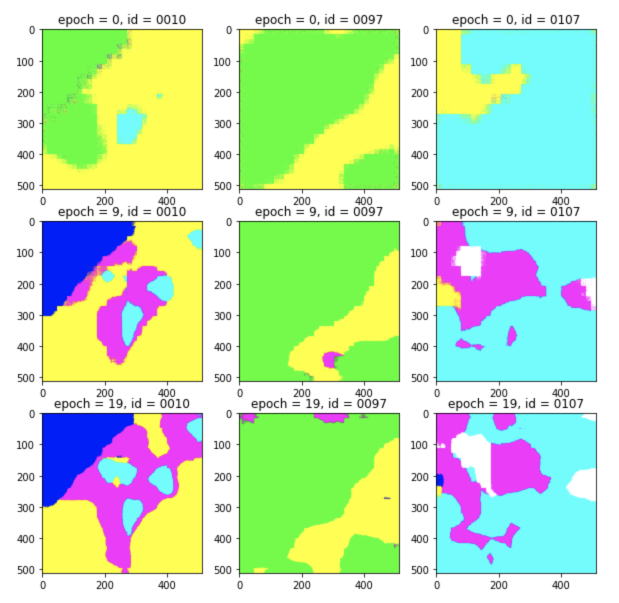
#> input picture hw2/baseline.png, 1238 x 1206 px (shown at 1/2 size)
$ python viz_mask.py --img_path baseline.png   (older library calls are emulated)
#> lines starting #> are read from the running program, lines starting #| are printed output that depends on the picture; pictures that were not available may be replaced by others from this repository, and a replacement may not be noted
#> further down, img is the input picture: shape (1206, 1238, 4); mean R, G, B, A 193.2, 227.1, 185.1, 255
import os
import argparse
import scipy.misc
import scipy.ndimage
import scipy.misc

import numpy as np

from matplotlib import colors as mcolors

voc_cls = {'urban':0,
           'rangeland': 2,
           'forest':3,
           'unknown':6,
           'barreb land':5,
           'Agriculture land':1,
           'water':4}
cls_color = {
    0:  [0, 255, 255],
    1:  [255, 255, 0],
    2:  [255, 0, 255],
    3:  [0, 255, 0],
    4:  [0, 0, 255],
    5:  [255, 255, 255],
    6: [0, 0, 0],
}
def mask_edge_detection(mask, edge_width):
    h = mask.shape[0]
    w = mask.shape[1]

    edge_mask = np.zeros((h,w))

    for i in range(h):
        for j in range(1,w):
            j_prev = j - 1
            # horizantal #
            if not mask[i][j] == mask[i][j_prev]: # horizontal
                if mask[i][j]==1: # 0 -> 1
                    edge_mask[i][j] = 1
                    for add in range(1,edge_width):
                        if j + add < w and mask[i][j+add] == 1:
                            edge_mask[i][j+add] = 1


                else : # 1 -> 0
                    edge_mask[i][j_prev] = 1
                    for minus in range(1,edge_width):
                        if j_prev - minus >= 0 and mask[i][j_prev - minus] == 1:
                            edge_mask[i][j_prev - minus] = 1
            # vertical #
            if not i == 0 :
                i_prev = i - 1
                if not mask[i][j] == mask[i_prev][j]:
                    if mask[i][j]==1: # 0 -> 1
                        edge_mask[i][j] = 1
                        for add in range(1,edge_width):
                            if i + add < h and mask[i+add][j] == 1:
                                edge_mask[i+add][j] = 1
                    else : # 1 -> 0
                        edge_mask[i_prev][j] = 1
                        for minus in range(1,edge_width):
                            if i_prev - minus >= 0 and mask[i_prev-minus][j] == 1:
                                edge_mask[i_prev-minus][j] == 1
    return edge_mask

def viz_data(im, seg, color, inner_alpha = 0.3, edge_alpha = 1, edge_width = 5):

    edge = mask_edge_detection(seg, edge_width)

    color_mask = np.zeros((edge.shape[0]*edge.shape[1], 3))
    l_loc = np.where(seg.flatten() == 1)[0]
    color_mask[l_loc, : ] = color
    color_mask = np.reshape(color_mask, im.shape)
    mask = np.concatenate((seg[:,:,np.newaxis],seg[:,:,np.newaxis],seg[:,:,np.newaxis]), axis = -1)

    color_edge = np.zeros((edge.shape[0]*edge.shape[1], 3))
    l_col = np.where(edge.flatten() == 1)[0]
    color_edge[l_col,:] = color
    color_edge = np.reshape(color_edge, im.shape)
    edge = np.concatenate((edge[:,:,np.newaxis],edge[:,:,np.newaxis],edge[:,:,np.newaxis]), axis = -1)


    im_new = im*(1-mask) + im*mask*(1-inner_alpha) + color_mask * inner_alpha
    im_new =  im_new*(1-edge) + im_new*edge*(1-edge_alpha) + color_edge*edge_alpha

    return im_new

def arg_parse():
    parser = argparse.ArgumentParser(description='Tools to visualize semantic segmentation map.')

    # Datasets parameters
    parser.add_argument('--img_path', type=str, default='',
                    help="path to RGB image")
    parser.add_argument('--seg_path', type=str, default='',
                    help="path to seg")

    args = parser.parse_args()

    return args

def read_masks(seg, shape):
#> called with shape = (1206, 1238, 4)
    masks = np.zeros((shape[0], shape[1]))
    mask = (seg >= 128).astype(int)
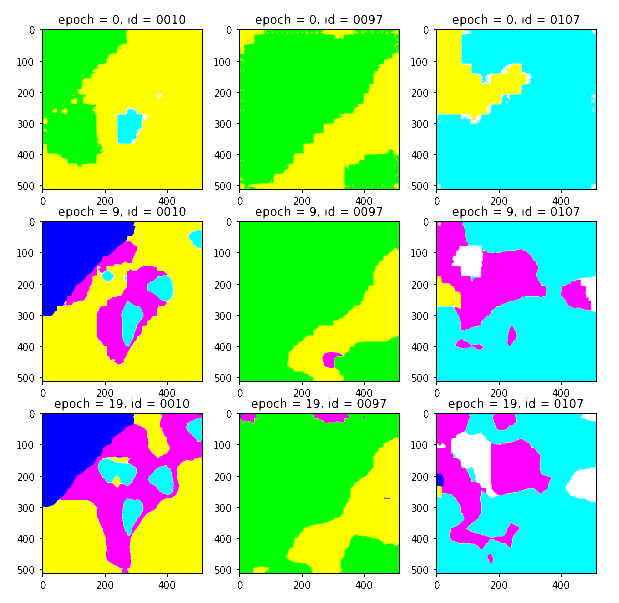
#> mask: shape (1206, 1238, 4) int64 (shown at 1/2 size); mean R, G, B, A 0.621, 0.878, 0.621, 1; drawn with 1 as white
    mask = 4 * mask[:, :, 0] + 2 * mask[:, :, 1] + mask[:, :, 2]
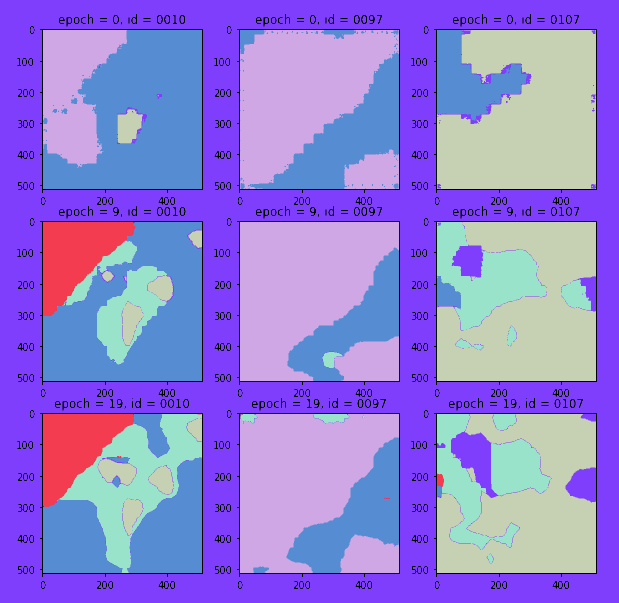
#> mask: shape (1206, 1238) int64 (shown at 1/2 size); 8 distinct labels, from 0 to 7; one colour per label, 0 black
    masks[mask == 3] = 0  # (Cyan: 011) Urban land
    masks[mask == 6] = 1  # (Yellow: 110) Agriculture land
    masks[mask == 5] = 2  # (Purple: 101) Rangeland
    masks[mask == 2] = 3  # (Green: 010) Forest land
    masks[mask == 1] = 4  # (Blue: 001) Water
    masks[mask == 7] = 5  # (White: 111) Barren land
    masks[mask == 0] = 6  # (Black: 000) Unknown
    return masks


if __name__ == '__main__':
    cmap = cls_color
    args = arg_parse()

    img_path = args.img_path
    seg_path = args.seg_path

    img = scipy.misc.imread(img_path)
    seg = scipy.misc.imread(seg_path)

    masks=read_masks(seg, img.shape)
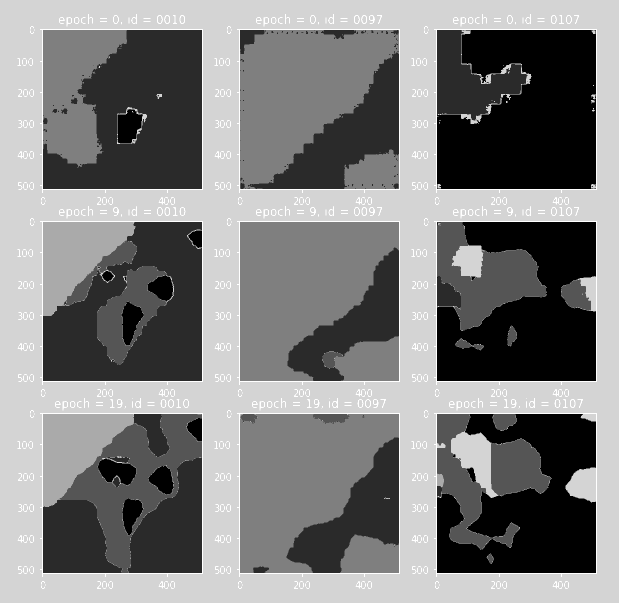
#> masks: shape (1206, 1238) float64 (shown at 1/2 size); min 0, max 6, mean 2.97; drawn with min black and max white


    cs = np.unique(masks)
#> cs = [0, 1, 2, 3, 4, 5, 6]

    for c in cs:
        mask = np.zeros((img.shape[0], img.shape[1]))
        ind = np.where(masks==c)
        mask[ind[0], ind[1]] = 1
#> (the run stopped early here; a loop or call above may not have finished)
